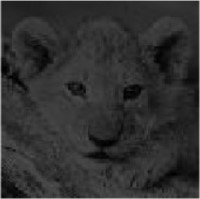
%> input picture digital-image-processing/Fig3.15(a)1top.jpg, 200 x 199 px
$ octave histeq37.m   (GNU Octave 9; MATLAB toolbox functions it lacks are replaced by stand-ins)
%> lines starting %> are read from the running program, lines starting %| are printed output that depends on the picture
clc;
clear;
% P83 FIGURE3.8及P84 FIGURE3.9
f=imread('Fig3.15(a)1top.jpg');
%> f is the input picture: size 199x200x3 uint8; min 0, max 212, mean 48.2
subplot(231),imshow(f);
title('原图');
subplot(234),imhist(f);
title('直方图')
ylim('auto')
g=histeq(f,256);
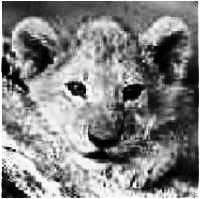
%> g: size 199x200x3 uint8; min 0, max 255, mean 129.8
subplot(232),imshow(g)
title('直方图均衡化后的图像')
subplot(235),imhist(g)
title('均衡化后的直方图')
ylim('auto')
hnorm=imhist(f)./length(f(:));
%> hnorm = 256 values, max 0.0327 at index 46, min 0 at index 103, mean 0.00391
cdf=cumsum(hnorm);
%> cdf = 256 values from 0.000176 to 1
x=linspace(0,1,256);
subplot(233),plot(x,cdf)
axis([0 1 0 1])
set(gca,'xtick',0:.2:1)
set(gca,'ytick',0:.2:1)
xlabel('输入灰度级','FontSize',9)
xlabel('输出灰度级','FontSize',9)
% Specify text in the body of the graph:
text(0.18,0.5,'变换函数','FontSize',9)
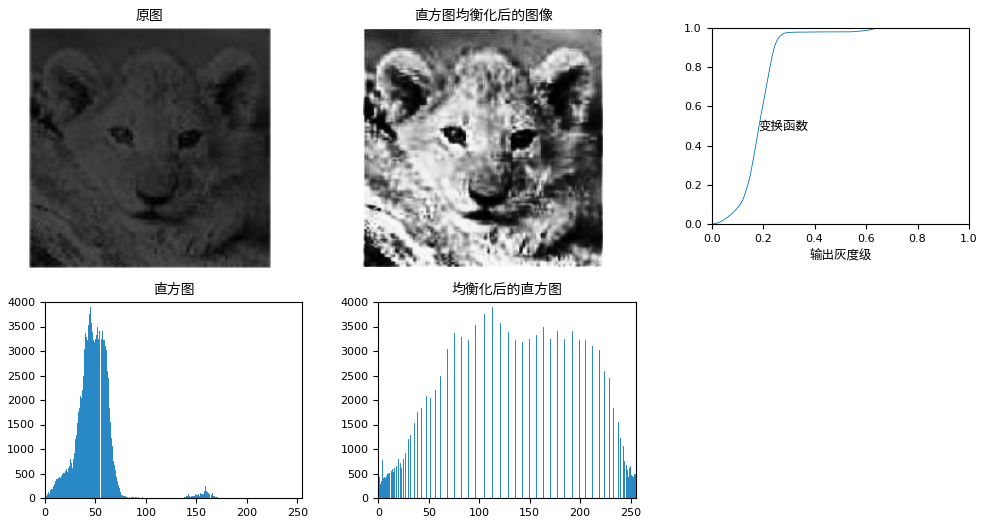
%> figure redrawn from the program's plot data, 5 panels
